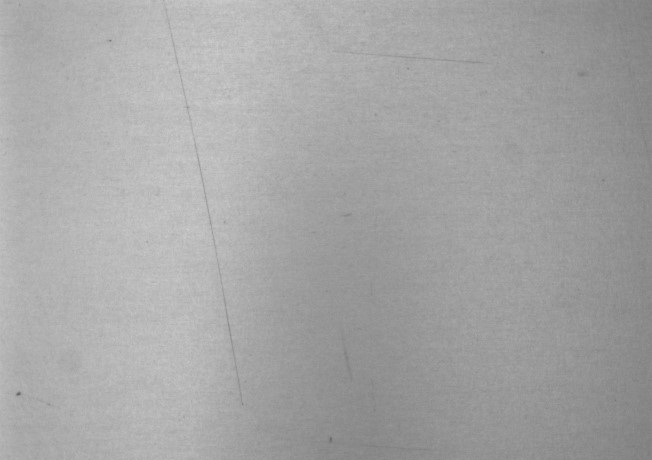
//> input picture book_images/bflaw.jpg, 652 x 460 px
$ ./defectdetection   (built with g++ and OpenCV 4)
//> lines starting //> are read from the running program, lines starting //| are printed output that depends on the picture; after the words box and inside, x2 and y2 are one past the last pixel; in counts of white or black regions, pixels touching at a corner belong together
//> further down, image is the input picture: 460 rows x 652 cols, CV_8UC3; min 100, max 206, mean 165.1
### chapter_fourteen/defectdetection.h
#pragma once
#include <opencv2/opencv.hpp>
#include <iostream>

using namespace cv;
using namespace std;

class  defectDetection {
public:
	void basic_blob_detection(Mat &image);
	void basic_flaw_detection(Mat &image);
	void hard_blob_detection(Mat &image);
	void hard_flaw_detection(Mat &image);
	void multiple_defects_detection(Mat &image);
	void resnet_surface_detection(Mat &image);
	void segnet_surface_detection(Mat &image);
};

### chapter_fourteen/defectdetection.cpp
#include <defectdetection.h>
#include <opencv2/dnn.hpp>
#include <iostream>
#include <fstream>

using namespace cv;
using namespace std;
string rootdir = "/home/zhigang/book-opencv4-practice/book_images/";
// please download models from
// https://github.com/gloomyfish1998/opencv_tutorial
string model_dir = "D:/projects/unet_road.onnx";

// [9 lines left out: function basic_blob_detection, not called in this run]

void defectDetection::basic_flaw_detection(Mat &image) {
	// 二值处理
	Mat gray;
	cvtColor(image, gray, COLOR_BGR2GRAY);
	cv::Mat  imagemean, diff, binary;
	blur(gray, imagemean, Size(13, 13));
	subtract(imagemean, gray, diff);
	threshold(diff, binary, 5, 255, THRESH_BINARY_INV);
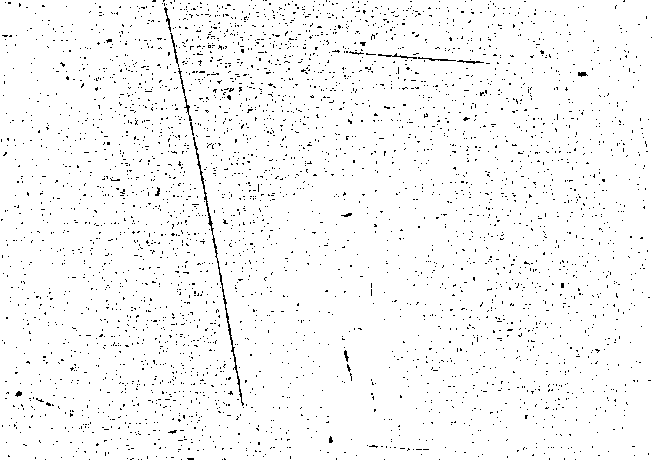
//> binary: 460 rows x 652 cols, CV_8UC1; 97% white; black in thin lines or dots

	// 轮廓发现
	vector<vector<Point>> contours;
	vector<Vec4i> hierarchy;
	cv::bitwise_not(binary, binary);
//> binary: 460 rows x 652 cols, CV_8UC1; 3% white in thin lines or dots
	findContours(binary, contours, hierarchy, cv::RETR_TREE, cv::CHAIN_APPROX_SIMPLE, Point(0, 0));
//> contours = 3747 contours, 3740 with area under 20; largest, box (x1, y1, x2, y2) and area: (193, 137, 244, 406) 214, (178, 68, 192, 121) 40, (170, 33, 179, 67) 26, (378, 53, 417, 59) 25, (164, 7, 171, 32) 24, (578, 72, 588, 77) 22, (457, 60, 484, 64) 20

	// 轮廓+阈值分析
	Mat result = Mat::zeros(gray.size(), CV_8U);
	for (int i = 0; i < contours.size(); i++) {
		Moments moms = moments(Mat(contours[i]));
		double area = moms.m00;
		if (area > 20 && area < 1000) {
			drawContours(result, contours, i, Scalar(255), FILLED, 8, hierarchy, 0, Point());
		}
	}
//> this loop made 3747 passes
//> area on passes 2410, 3007, 3063, 3189, 3402, 3679: 214.5, 22, 40, 25, 25.5, 24
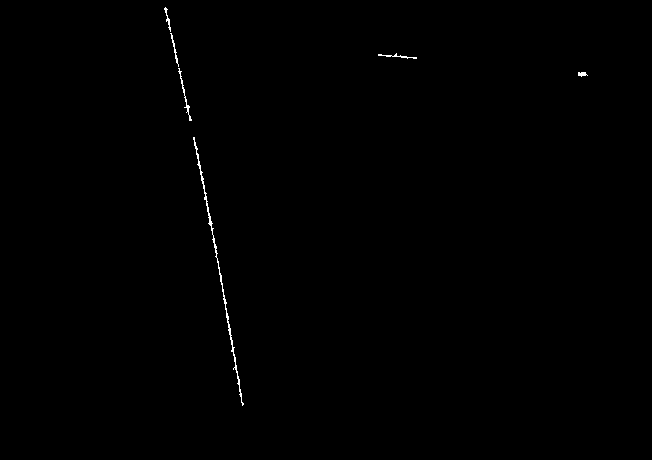
//> result: 460 rows x 652 cols, CV_8UC1; 0.27% white in thin lines or dots, all inside (x1, y1, x2, y2) = (164, 7, 588, 406)
	namedWindow("简单划痕分析", cv::WINDOW_NORMAL);
	imshow("简单划痕分析", result);
}

// [316 lines left out: functions hard_blob_detection, hard_flaw_detection, sort_box, detect_defect, multiple_defects_detection, resnet_surface_detection and 1 more, not called in this run]

int main(int argc, char** argv) {
	Mat image = imread(rootdir + "bflaw.jpg");
	defectDetection inspector;
	cv::namedWindow("原图", cv::WINDOW_NORMAL);
	cv::imshow("原图", image);
	inspector.basic_flaw_detection(image);
	waitKey(0);
	destroyAllWindows();
	return 0;
}
